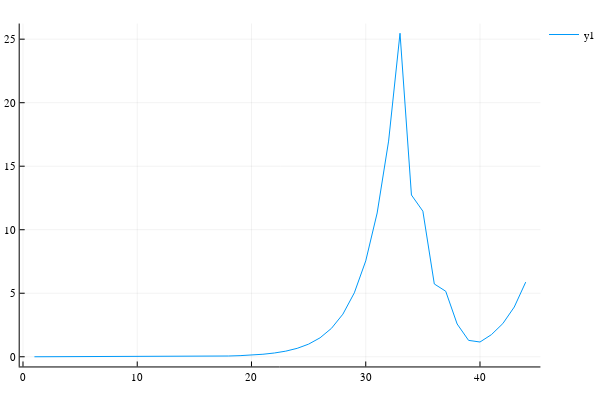

The cell this chart's notebook holds for it:
### Code cell
plot(resultBTR[:DeltaAccumulator])

### Figure 1 — Plotly figure (JSON) as saved in the notebook; plotly's stock layout.template omitted (floating-point values rounded to 4 significant figures)
{"data": [{"colorbar": {"title": ""}, "legendgroup": "y1", "line": {"color": "rgba(0, 154, 250, 1.000)", "dash": "solid", "shape": "linear", "width": 1}, "mode": "lines", "name": "y1", "showlegend": true, "type": "scatter", "x": [1, 2, 3, 4, 5, 6, 7, 8, 9, 10, 11, 12, 13, 14, 15, 16, 17, 18, 19, 20, 21, 22, 23, 24, 25, 26, 27, 28, 29, 30, 31, 32, 33, 34, 35, 36, 37, 38, 39, 40, 41, 42, 43, 44], "xaxis": "x1", "y": [5.903e-05, 8.854e-05, 0.0001328, 0.0001992, 0.0002988, 0.0004482, 0.0006724, 0.001009, 0.001513, 0.002269, 0.003404, 0.005106, 0.007659, 0.01149, 0.01723, 0.02585, 0.03877, 0.05816, 0.08724, 0.1309, 0.1963, 0.2944, 0.4416, 0.6625, 0.9937, 1.491, 2.236, 3.354, 5.031, 7.546, 11.32, 16.98, 25.47, 12.73, 11.46, 5.73, 5.157, 2.579, 1.289, 1.16, 1.741, 2.611, 3.916, 5.874], "yaxis": "y1", "zmax": null, "zmin": null}], "layout": {"annotations": [], "height": 400, "legend": {"bgcolor": "rgba(255, 255, 255, 1.000)", "bordercolor": "rgba(0, 0, 0, 1.000)", "font": {"color": "rgba(0, 0, 0, 1.000)", "family": "sans-serif", "size": 11}, "tracegroupgap": 0, "x": 1, "y": 1}, "margin": {"b": 20, "l": 0, "r": 0, "t": 20}, "paper_bgcolor": "rgba(255, 255, 255, 1.000)", "plot_bgcolor": "rgba(255, 255, 255, 1.000)", "showlegend": true, "width": 600, "xaxis": {"anchor": "y1", "domain": [0.03619, 0.9934], "gridcolor": "rgba(0, 0, 0, 0.100)", "gridwidth": 0.5, "linecolor": "rgba(0, 0, 0, 1.000)", "mirror": false, "range": [-0.29, 45.29], "showgrid": true, "showline": true, "showticklabels": true, "tickangle": 0, "tickcolor": "rgb(0, 0, 0)", "tickfont": {"color": "rgba(0, 0, 0, 1.000)", "family": "sans-serif", "size": 11}, "tickmode": "array", "ticks": "inside", "ticktext": ["0", "10", "20", "30", "40"], "tickvals": [0, 10, 20, 30, 40], "title": "", "titlefont": {"color": "rgba(0, 0, 0, 1.000)", "family": "sans-serif", "size": 15}, "type": "-", "visible": true, "zeroline": false, "zerolinecolor": "rgba(0, 0, 0, 1.000)"}, "yaxis": {"anchor": "x1", "domain": [0.03762, 0.9902], "gridcolor": "rgba(0, 0, 0, 0.100)", "gridwidth": 0.5, "linecolor": "rgba(0, 0, 0, 1.000)", "mirror": false, "range": [-0.764, 26.23], "showgrid": true, "showline": true, "showticklabels": true, "tickangle": 0, "tickcolor": "rgb(0, 0, 0)", "tickfont": {"color": "rgba(0, 0, 0, 1.000)", "family": "sans-serif", "size": 11}, "tickmode": "array", "ticks": "inside", "ticktext": ["0", "5", "10", "15", "20", "25"], "tickvals": [0, 5, 10, 15, 20, 25], "title": "", "titlefont": {"color": "rgba(0, 0, 0, 1.000)", "family": "sans-serif", "size": 15}, "type": "-", "visible": true, "zeroline": false, "zerolinecolor": "rgba(0, 0, 0, 1.000)"}}}
